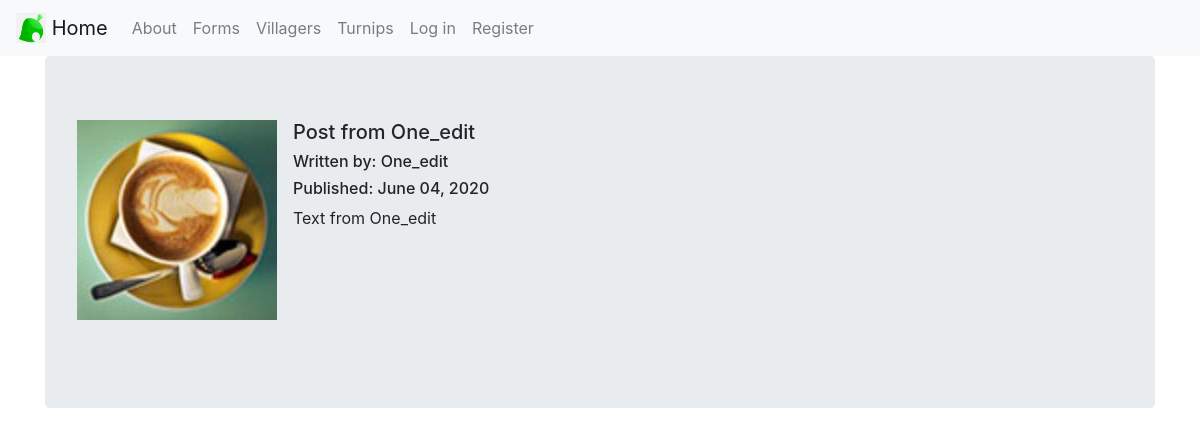
The page /1 on the database its author committed.
### ACCommunity/models.py (models this page shows, shortened)
class User(db.Model, UserMixin):
    __tablename__ = "users"
    id = db.Column(db.Integer, primary_key=True)
    profile_image = db.Column(db.String(64), nullable=False, default="default_profile.jpg")
    email = db.Column(db.String(64), unique=True, index=True)
    username = db.Column(db.String(64), unique=True, index=True)
    password_hash = db.Column(db.String(128))
    blog_posts = db.relationship("BlogPost", backref="author", lazy=True)
    turnip_posts = db.relationship("TurnipPost", backref="host", lazy=True)

class BlogPost(db.Model):
    users = db.relationship(User)
    id = db.Column(db.Integer, primary_key=True)
    user_id = db.Column(db.Integer, db.ForeignKey("users.id"), nullable=False)
    date = db.Column(db.DateTime, nullable=False, default=datetime.utcnow)
    title = db.Column(db.String(140), nullable=False)
    text = db.Column(db.Text, nullable=False)

### ACCommunity/db_items/views.py (the view)
@villagers.route("/<villager_name>")
def villager_info(villager_name):
    villager = Villager.query.filter_by(name=villager_name).first_or_404()
    return render_template("villager_info.html", villager=villager)

### ACCommunity/blog_posts/views.py (called while the page is built)
@blog_posts.route("/<int:blog_post_id>")
def blog_post(blog_post_id):
    blog_post_found = BlogPost.query.get_or_404(blog_post_id)
    return render_template("blog_post.html", post=blog_post_found)

### ACCommunity/templates/blog_post.html (shortened to what this page needs)
{% extends 'base.html' %}
{% block content %}
<div class="jumbotron">
    <div class="media">
        <img src="{{ url_for('static', filename='profile_pics/'+post.author.profile_image) }}" class="mr-3" alt="">
        <div class="media-body">
            <h5 class="mt-0">{{ post.title }}</h5>
            <h6 class="mt-0">Written by: {{ post.author.username }}</h6>
            <h6>Published: {{ post.date.strftime('%B %d, %Y') }}</h6>
            <p> {{ post.text }}</p>
        </div>
    </div>
    <br>
</div>
{% endblock content %}

### rows shown on the page
User: profile_image (picture), author.username "One_edit"
BlogPost: title "Post from One_edit", date "June 04, 2020", text "Text from One_edit"
